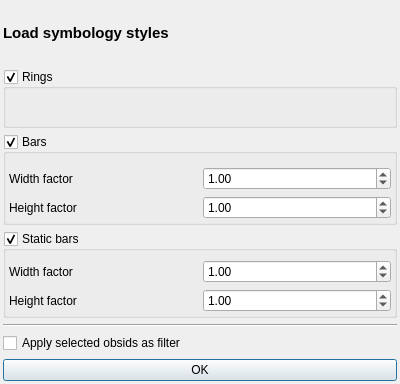
<?xml version="1.0" encoding="UTF-8"?>
<ui version="4.0">
 <class>Dialog</class>
 <widget class="QDialog" name="Dialog">
  <property name="geometry">
   <rect>
    <x>0</x>
    <y>0</y>
    <width>400</width>
    <height>384</height>
   </rect>
  </property>
  <property name="windowTitle">
   <string>Stratigraphy symbology</string>
  </property>
  <layout class="QVBoxLayout" name="verticalLayout">
   <property name="leftMargin">
    <number>3</number>
   </property>
   <property name="topMargin">
    <number>3</number>
   </property>
   <property name="rightMargin">
    <number>3</number>
   </property>
   <property name="bottomMargin">
    <number>3</number>
   </property>
   <item>
    <widget class="QLabel" name="label">
     <property name="font">
      <font>
       <pointsize>11</pointsize>
       <weight>75</weight>
       <bold>true</bold>
      </font>
     </property>
     <property name="text">
      <string>Load symbology styles</string>
     </property>
    </widget>
   </item>
   <item>
    <widget class="QGroupBox" name="rings_groupbox">
     <property name="title">
      <string>Rings</string>
     </property>
     <property name="checkable">
      <bool>true</bool>
     </property>
    </widget>
   </item>
   <item>
    <widget class="QGroupBox" name="bars_groupbox">
     <property name="title">
      <string>Bars</string>
     </property>
     <property name="checkable">
      <bool>true</bool>
     </property>
     <layout class="QGridLayout" name="gridLayout">
      <property name="leftMargin">
       <number>3</number>
      </property>
      <property name="topMargin">
       <number>13</number>
      </property>
      <property name="rightMargin">
       <number>3</number>
      </property>
      <property name="bottomMargin">
       <number>3</number>
      </property>
      <item row="0" column="0">
       <widget class="QLabel" name="label_2">
        <property name="text">
         <string>Width factor</string>
        </property>
       </widget>
      </item>
      <item row="0" column="1">
       <widget class="QDoubleSpinBox" name="bars_xfactor">
        <property name="singleStep">
         <double>0.500000000000000</double>
        </property>
        <property name="value">
         <double>1.000000000000000</double>
        </property>
       </widget>
      </item>
      <item row="1" column="0">
       <widget class="QLabel" name="label_3">
        <property name="text">
         <string>Height factor</string>
        </property>
       </widget>
      </item>
      <item row="1" column="1">
       <widget class="QDoubleSpinBox" name="bars_yfactor">
        <property name="singleStep">
         <double>0.500000000000000</double>
        </property>
        <property name="value">
         <double>1.000000000000000</double>
        </property>
       </widget>
      </item>
     </layout>
    </widget>
   </item>
   <item>
    <widget class="QGroupBox" name="static_bars_groupbox">
     <property name="title">
      <string>Static bars</string>
     </property>
     <property name="checkable">
      <bool>true</bool>
     </property>
     <layout class="QGridLayout" name="gridLayout_2">
      <property name="leftMargin">
       <number>3</number>
      </property>
      <property name="rightMargin">
       <number>3</number>
      </property>
      <property name="bottomMargin">
       <number>3</number>
      </property>
      <item row="0" column="0">
       <widget class="QLabel" name="label_4">
        <property name="text">
         <string>Width factor</string>
        </property>
       </widget>
      </item>
      <item row="0" column="1">
       <widget class="QDoubleSpinBox" name="static_bars_xfactor">
        <property name="singleStep">
         <double>0.500000000000000</double>
        </property>
        <property name="value">
         <double>1.000000000000000</double>
        </property>
       </widget>
      </item>
      <item row="1" column="0">
       <widget class="QLabel" name="label_5">
        <property name="text">
         <string>Height factor</string>
        </property>
       </widget>
      </item>
      <item row="1" column="1">
       <widget class="QDoubleSpinBox" name="static_bars_yfactor">
        <property name="singleStep">
         <double>0.500000000000000</double>
        </property>
        <property name="value">
         <double>1.000000000000000</double>
        </property>
       </widget>
      </item>
     </layout>
    </widget>
   </item>
   <item>
    <widget class="Line" name="line">
     <property name="orientation">
      <enum>Qt::Horizontal</enum>
     </property>
    </widget>
   </item>
   <item>
    <widget class="QCheckBox" name="apply_obsid_filter">
     <property name="text">
      <string>Apply selected obsids as filter</string>
     </property>
    </widget>
   </item>
   <item>
    <widget class="QPushButton" name="ok_button">
     <property name="text">
      <string>OK</string>
     </property>
    </widget>
   </item>
  </layout>
 </widget>
 <resources/>
 <connections/>
</ui>
